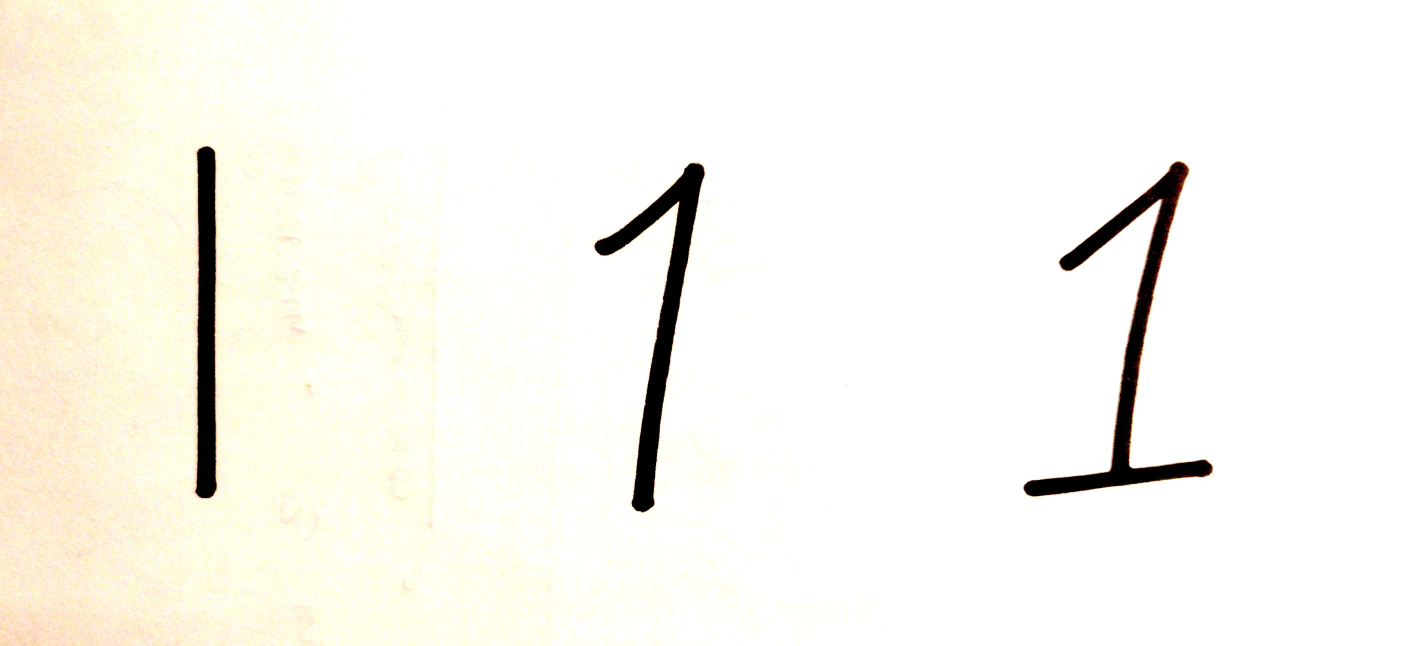
#> input picture intermediate/2.jpg, 4282 x 1936 px (shown at 1/3 size)
$ python -i recognition_utils.py   (imports and definitions only)
#> lines starting #> are read from the running program, lines starting #| are printed output that depends on the picture; after the words box and inside, x2 and y2 are one past the last pixel; in counts of white or black regions, pixels touching at a corner belong together
import cv2
import numpy as np

# Shared code between recognition and ml package

def reshape_to_fit(image):
    f = cv2.findNonZero(image.astype(np.uint8))
    x, y, w, h = cv2.boundingRect(f)
    image = image[y:y+h, x:x+w]
    if w > h:
        image = cv2.resize(image, (28, int(28 * image.shape[0]/image.shape[1])))
        empty_t = int(np.floor((float(28) - image.shape[0]) / 2))
        new_image = np.zeros((28,28), dtype=np.uint8)
        for y in range(image.shape[0]):
            for x in range(image.shape[1]):
                new_image[empty_t+y,x] = image[y,x]
        return new_image
    else:
        #print(image.shape, (int(28*image.shape[1]/image.shape[0]), 28))
        image = cv2.resize(image, (int(28*image.shape[1]/image.shape[0]), 28))
        empty_l = int(np.floor((float(28) - image.shape[1]) / 2))
        new_image = np.zeros((28,28), dtype=np.uint8)
        for y in range(image.shape[0]):
            for x in range(image.shape[1]):
                new_image[y,empty_l+x] = image[y,x]
        return new_image
    return image

# [52 lines left out: functions del_null_rows, del_null_cols, to_mnist, not called in this run]

>>> import cv2
>>> picture = cv2.imread('intermediate/2.jpg', cv2.IMREAD_GRAYSCALE)
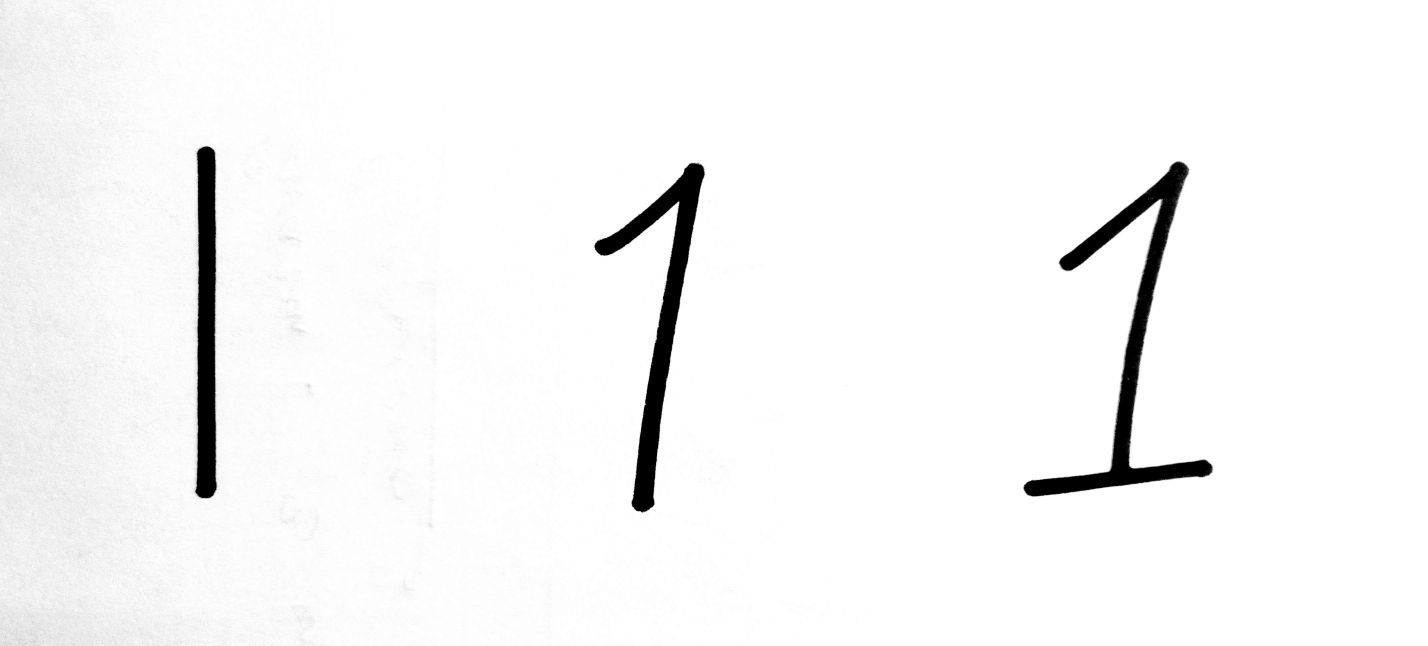
#> picture: shape (1936, 4282) (shown at 1/3 size); min 0, max 255, mean 246.4
>>> result = reshape_to_fit(picture)
#> in reshape_to_fit, `f = cv2.findNonZero(image.astype(np.uint8))`: f = contour of 8123220 points, box (x1, y1, x2, y2) (0, 0, 4282, 1936), area 0
#> in reshape_to_fit, `x, y, w, h = cv2.boundingRect(f)`: x = 0; w = 4282; h = 1936
#> after the loop in reshape_to_fit, `for y in range(image.shape[0]):`:
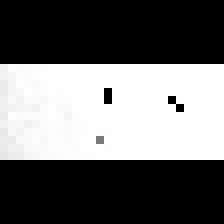
#> new_image: shape (28, 28) (shown 8 times larger); min 0, max 255, mean 106.9
